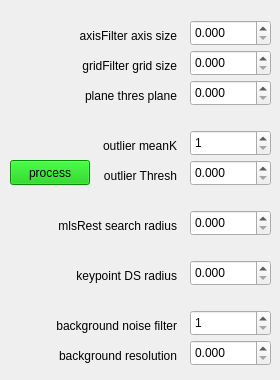
        <widget class="QWidget" name="tab_2">
         <attribute name="title">
          <string>Filter</string>
         </attribute>
         <widget class="QSpinBox" name="spinBox_filter4">
          <property name="geometry">
           <rect>
            <x>190</x>
            <y>130</y>
            <width>81</width>
            <height>26</height>
           </rect>
          </property>
          <property name="minimum">
           <number>1</number>
          </property>
          <property name="maximum">
           <number>100000</number>
          </property>
         </widget>
         <widget class="QDoubleSpinBox" name="spinBox_filter1">
          <property name="geometry">
           <rect>
            <x>190</x>
            <y>20</y>
            <width>81</width>
            <height>26</height>
           </rect>
          </property>
          <property name="correctionMode">
           <enum>QAbstractSpinBox::CorrectToPreviousValue</enum>
          </property>
          <property name="decimals">
           <number>3</number>
          </property>
          <property name="maximum">
           <double>100.000000000000000</double>
          </property>
          <property name="singleStep">
           <double>0.010000000000000</double>
          </property>
         </widget>
         <widget class="QSpinBox" name="spinBox_filter6">
          <property name="geometry">
           <rect>
            <x>190</x>
            <y>310</y>
            <width>81</width>
            <height>26</height>
           </rect>
          </property>
          <property name="minimum">
           <number>1</number>
          </property>
          <property name="maximum">
           <number>100000</number>
          </property>
         </widget>
         <widget class="QDoubleSpinBox" name="spinBox_filter2">
          <property name="geometry">
           <rect>
            <x>190</x>
            <y>50</y>
            <width>81</width>
            <height>26</height>
           </rect>
          </property>
          <property name="correctionMode">
           <enum>QAbstractSpinBox::CorrectToPreviousValue</enum>
          </property>
          <property name="decimals">
           <number>3</number>
          </property>
          <property name="maximum">
           <double>100.000000000000000</double>
          </property>
          <property name="singleStep">
           <double>0.010000000000000</double>
          </property>
         </widget>
         <widget class="QDoubleSpinBox" name="spinBox_filter3">
          <property name="geometry">
           <rect>
            <x>190</x>
            <y>80</y>
            <width>81</width>
            <height>26</height>
           </rect>
          </property>
          <property name="correctionMode">
           <enum>QAbstractSpinBox::CorrectToPreviousValue</enum>
          </property>
          <property name="decimals">
           <number>3</number>
          </property>
          <property name="maximum">
           <double>100.000000000000000</double>
          </property>
          <property name="singleStep">
           <double>0.010000000000000</double>
          </property>
         </widget>
         <widget class="QDoubleSpinBox" name="spinBox_filter8">
          <property name="geometry">
           <rect>
            <x>190</x>
            <y>260</y>
            <width>81</width>
            <height>26</height>
           </rect>
          </property>
          <property name="correctionMode">
           <enum>QAbstractSpinBox::CorrectToPreviousValue</enum>
          </property>
          <property name="decimals">
           <number>3</number>
          </property>
          <property name="maximum">
           <double>100.000000000000000</double>
          </property>
          <property name="singleStep">
           <double>0.010000000000000</double>
          </property>
         </widget>
         <widget class="QDoubleSpinBox" name="spinBox_filter7">
          <property name="geometry">
           <rect>
            <x>190</x>
            <y>340</y>
            <width>81</width>
            <height>26</height>
           </rect>
          </property>
          <property name="correctionMode">
           <enum>QAbstractSpinBox::CorrectToPreviousValue</enum>
          </property>
          <property name="decimals">
           <number>3</number>
          </property>
          <property name="maximum">
           <double>100.000000000000000</double>
          </property>
          <property name="singleStep">
           <double>0.010000000000000</double>
          </property>
         </widget>
         <widget class="QDoubleSpinBox" name="spinBox_filter5">
          <property name="geometry">
           <rect>
            <x>190</x>
            <y>160</y>
            <width>81</width>
            <height>26</height>
           </rect>
          </property>
          <property name="correctionMode">
           <enum>QAbstractSpinBox::CorrectToPreviousValue</enum>
          </property>
          <property name="decimals">
           <number>3</number>
          </property>
          <property name="maximum">
           <double>100.000000000000000</double>
          </property>
          <property name="singleStep">
           <double>0.010000000000000</double>
          </property>
         </widget>
         <widget class="QLabel" name="label">
          <property name="geometry">
           <rect>
            <x>46</x>
            <y>20</y>
            <width>131</width>
            <height>31</height>
           </rect>
          </property>
          <property name="text">
           <string>axisFilter axis size</string>
          </property>
          <property name="alignment">
           <set>Qt::AlignRight|Qt::AlignTrailing|Qt::AlignVCenter</set>
          </property>
         </widget>
         <widget class="QLabel" name="label_2">
          <property name="geometry">
           <rect>
            <x>46</x>
            <y>50</y>
            <width>131</width>
            <height>31</height>
           </rect>
          </property>
          <property name="text">
           <string>gridFilter grid size</string>
          </property>
          <property name="alignment">
           <set>Qt::AlignRight|Qt::AlignTrailing|Qt::AlignVCenter</set>
          </property>
         </widget>
         <widget class="QLabel" name="label_3">
          <property name="geometry">
           <rect>
            <x>16</x>
            <y>80</y>
            <width>161</width>
            <height>31</height>
           </rect>
          </property>
          <property name="text">
           <string>plane thres plane</string>
          </property>
          <property name="alignment">
           <set>Qt::AlignRight|Qt::AlignTrailing|Qt::AlignVCenter</set>
          </property>
         </widget>
         <widget class="QLabel" name="label_4">
          <property name="geometry">
           <rect>
            <x>16</x>
            <y>130</y>
            <width>161</width>
            <height>31</height>
           </rect>
          </property>
          <property name="text">
           <string>outlier meanK</string>
          </property>
          <property name="alignment">
           <set>Qt::AlignRight|Qt::AlignTrailing|Qt::AlignVCenter</set>
          </property>
         </widget>
         <widget class="QLabel" name="label_5">
          <property name="geometry">
           <rect>
            <x>26</x>
            <y>160</y>
            <width>151</width>
            <height>31</height>
           </rect>
          </property>
          <property name="text">
           <string>outlier Thresh</string>
          </property>
          <property name="alignment">
           <set>Qt::AlignRight|Qt::AlignTrailing|Qt::AlignVCenter</set>
          </property>
         </widget>
         <widget class="QLabel" name="label_6">
          <property name="geometry">
           <rect>
            <x>26</x>
            <y>310</y>
            <width>151</width>
            <height>31</height>
           </rect>
          </property>
          <property name="text">
           <string>background noise filter</string>
          </property>
          <property name="alignment">
           <set>Qt::AlignRight|Qt::AlignTrailing|Qt::AlignVCenter</set>
          </property>
         </widget>
         <widget class="QLabel" name="label_7">
          <property name="geometry">
           <rect>
            <x>16</x>
            <y>340</y>
            <width>161</width>
            <height>31</height>
           </rect>
          </property>
          <property name="text">
           <string>background resolution</string>
          </property>
          <property name="alignment">
           <set>Qt::AlignRight|Qt::AlignTrailing|Qt::AlignVCenter</set>
          </property>
         </widget>
         <widget class="QLabel" name="label_8">
          <property name="geometry">
           <rect>
            <x>16</x>
            <y>260</y>
            <width>161</width>
            <height>31</height>
           </rect>
          </property>
          <property name="text">
           <string>keypoint DS radius</string>
          </property>
          <property name="alignment">
           <set>Qt::AlignRight|Qt::AlignTrailing|Qt::AlignVCenter</set>
          </property>
         </widget>
         <widget class="QLabel" name="label_15">
          <property name="geometry">
           <rect>
            <x>16</x>
            <y>210</y>
            <width>161</width>
            <height>31</height>
           </rect>
          </property>
          <property name="text">
           <string>mlsRest search radius</string>
          </property>
          <property name="alignment">
           <set>Qt::AlignRight|Qt::AlignTrailing|Qt::AlignVCenter</set>
          </property>
         </widget>
         <widget class="QDoubleSpinBox" name="spinBox_seg_5">
          <property name="geometry">
           <rect>
            <x>190</x>
            <y>210</y>
            <width>81</width>
            <height>26</height>
           </rect>
          </property>
          <property name="correctionMode">
           <enum>QAbstractSpinBox::CorrectToPreviousValue</enum>
          </property>
          <property name="decimals">
           <number>3</number>
          </property>
          <property name="maximum">
           <double>100.000000000000000</double>
          </property>
          <property name="singleStep">
           <double>0.010000000000000</double>
          </property>
         </widget>
         <widget class="QPushButton" name="pushButton_pr">
          <property name="geometry">
           <rect>
            <x>10</x>
            <y>160</y>
            <width>80</width>
            <height>25</height>
           </rect>
          </property>
          <property name="styleSheet">
           <string notr="true">background-color: rgb(3, 196, 0);</string>
          </property>
          <property name="text">
           <string>process</string>
          </property>
         </widget>
        </widget>
